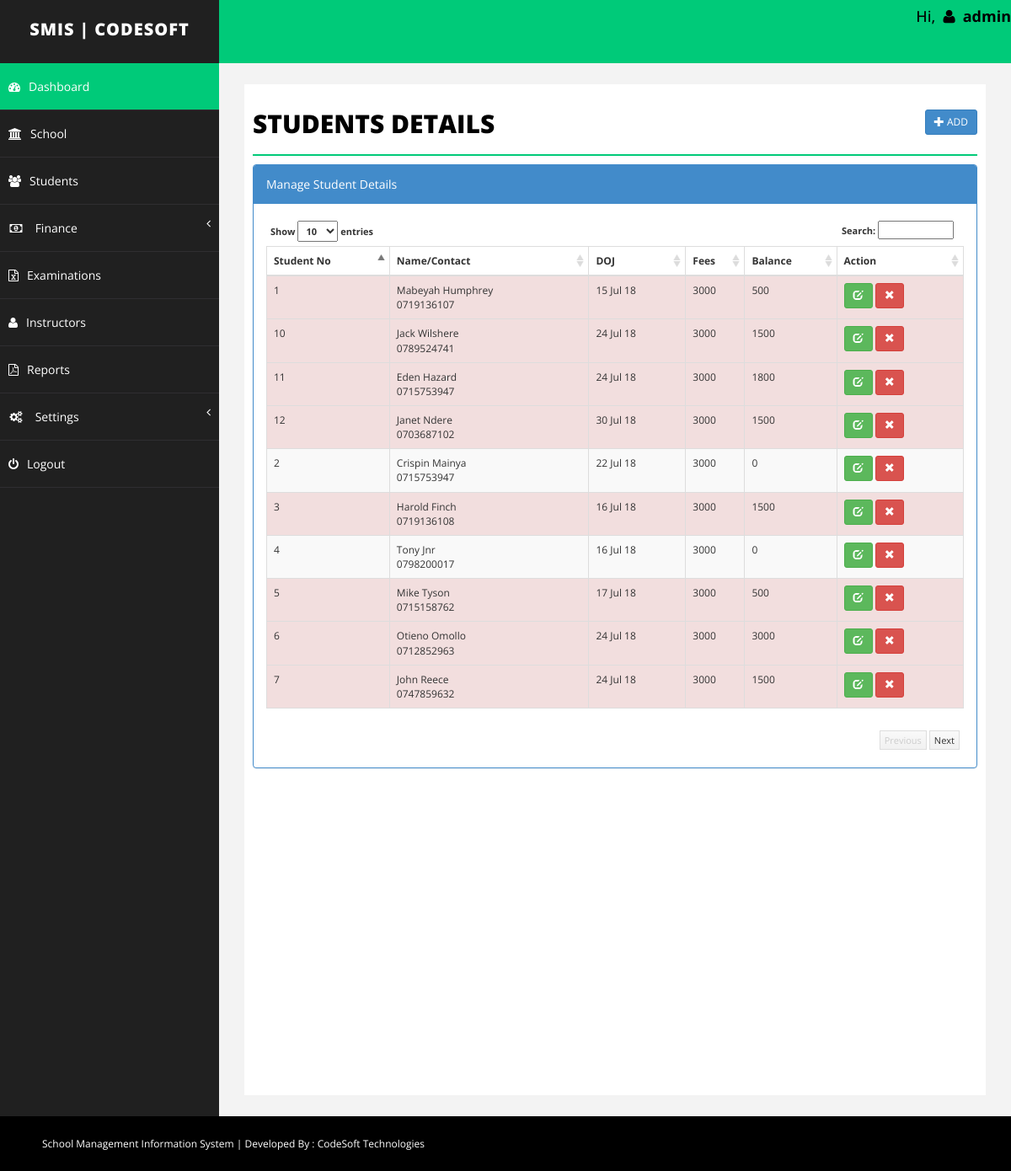
The page /Students/student.php (signed in) on the database as committed earlier.
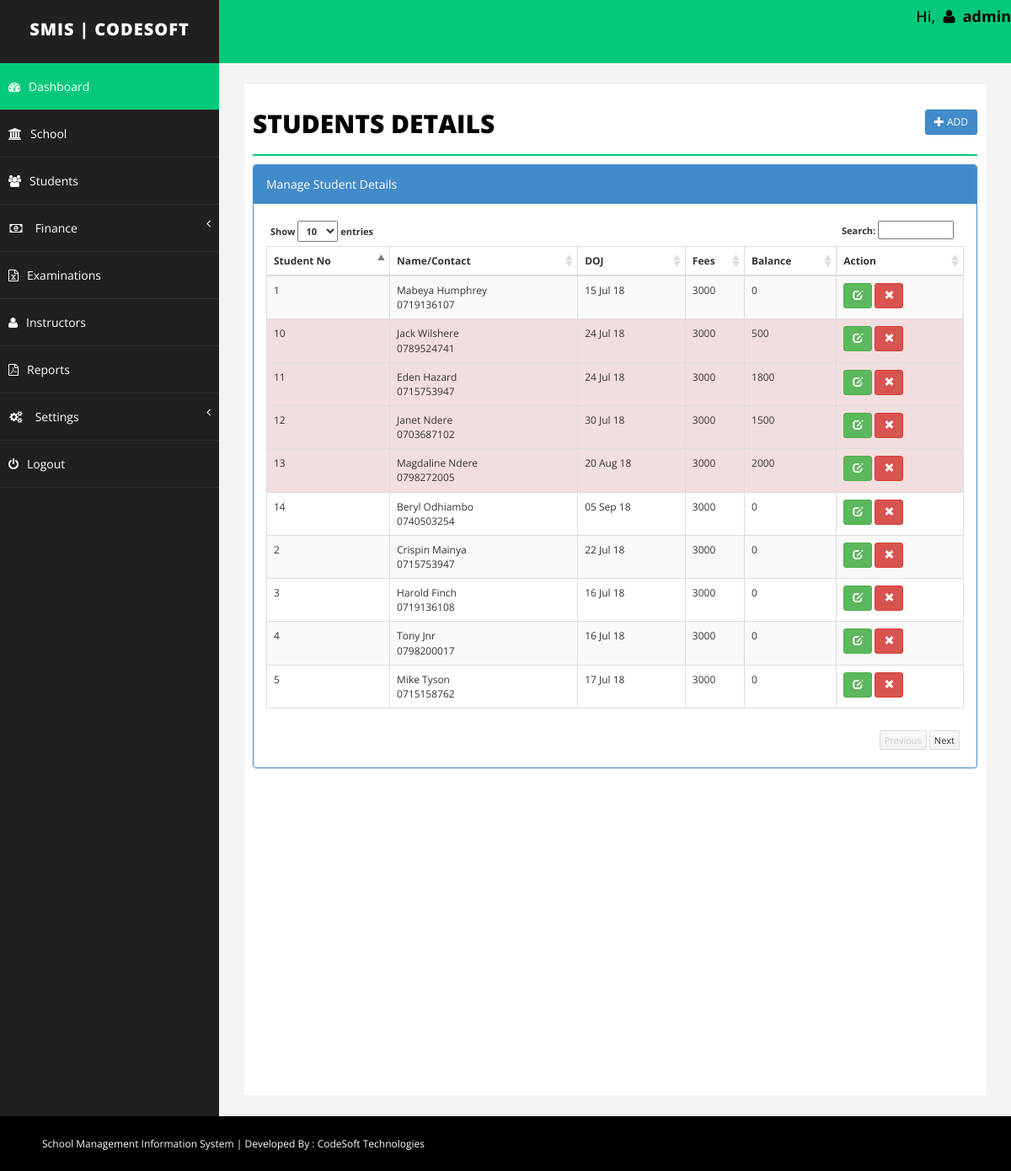
The same page on the database as committed later.
### tables this page shows
CREATE TABLE `student` (
  `id` int(255) NOT NULL,
  `emailid` varchar(255) NOT NULL,
  `sname` varchar(255) NOT NULL,
  `joindate` datetime NOT NULL,
  `about` text NOT NULL,
  `contact` varchar(255) NOT NULL,
  `fees` int(255) NOT NULL,
  `branch` varchar(255) NOT NULL,
  `balance` int(255) NOT NULL,
  `delete_status` enum('0','1') NOT NULL DEFAULT '0'
);

### Students/student.php (the view, shortened to what the changed rows need)
<?php
	include("../Include/dbconnect.php");
	$id="";
	$emailid='';
	$sname='';
	$joindate = '';
	$remark='';
	$contact='';
	$balance = 0;
	$fees='';
	$about = '';
	$branch='';
	$action = "add";
?>
<!DOCTYPE html>
<html xmlns="http://www.w3.org/1999/xhtml">
<head>
	<?php include("../Include/links.php"); ?>
</head>
<?php
	include("../Include/header.php");
?>
        <div id="page-wrapper">
            <div id="page-inner">
                <div class="row">
                    <div class="col-md-12">
                        <h1 class="page-head-line">Students Details
							<?php
								echo (isset($_GET['action']) && @$_GET['action']=="add" || @$_GET['action']=="edit")?
								' <a href="student.php" class="btn btn-primary btn-sm pull-right">Back <i class="glyphicon glyphicon-arrow-right"></i></a>':'<a href="student.php?action=add" class="btn btn-primary btn-sm pull-right"><i class="glyphicon glyphicon-plus"></i> Add </a>';
							?>
						</h1>
                    </div>
                </div>
				<?php
				if(isset($_GET['action']) && @$_GET['action']=="add" || @$_GET['action']=="edit")
				{
				?>
				<script type="text/javascript" src="../../js/validation/jquery.validate.min.js"></script>
                	<div class="row">
						<div class="col-sm-10 col-sm-offset-1">
               				<div class="panel panel-primary">
								<div class="panel-heading">
									<?php echo ($action=="add")? "Add Student": "Edit Student"; ?>
								</div>
								<form action="student.php" method="post" id="signupForm1" class="form-horizontal">
                        		<div class="panel-body">
									<fieldset class="scheduler-border" >
						 				<legend  class="scheduler-border">Personal Information:</legend>
											<div class="form-group">
												<label class="col-sm-2 control-label" for="Old">Name* </label>
												<div class="col-sm-10">
													<input type="text" class="form-control" id="sname" name="sname" value="<?php echo $sname;?>"  />
												</div>
											</div>
											<div class="form-group">
													<label class="col-sm-2 control-label" for="Old">Contact* </label>
													<div class="col-sm-10">
														<input type="text" class="form-control" id="contact" name="contact" value="<?php echo $contact;?>" maxlength="10" />
													</div>
											</div>
											<div class="form-group">
												<label class="col-sm-2 control-label" for="Old">Branch* </label>
												<div class="col-sm-10">
													<select  class="form-control" id="branch" name="branch" >
														<option value="" >Select Branch</option>
														<?php
															$sql = "select * from branch where delete_status='0' order by branch.branch asc";
															$q = $conn->query($sql);
															while($r = $q->fetch_assoc())
															{
															echo '<option value="'.$r['id'].'"  '.(($branch==$r['id'])?'selected="selected"':'').'>'.$r['branch'].'</option>';
															}
														?>
													</select>
												</div>
											</div>
											<div class="form-group">
												<label class="col-sm-2 control-label" for="Old">DOJ* </label>
													<div class="col-sm-10">
														<input type="text" class="form-control" id="joindate" name="joindate" value="<?php echo  ($joindate!='')?date("Y-m-d", strtotime($joindate)):'';?>" style="background-color: #fff;" readonly />
													</div>
											</div>
						 			</fieldset>
									<fieldset class="scheduler-border" >
						 				<legend  class="scheduler-border">Fee Information:</legend>
										<div class="form-group">
												<label class="col-sm-2 control-label" for="Old">Total Fees* </label>
												<div class="col-sm-10">
													<input type="text" class="form-control" id="fees" name="fees" value="<?php echo $fees;?>" <?php echo ($action=="update")?"disabled":""; ?>  />
												</div>
										</div>
										<?php
										if($action=="add")
										{
										?>
										<div class="form-group">
												<label class="col-sm-2 control-label" for="Old">Advance Fee* </label>
												<div class="col-sm-10">
													<input type="text" class="form-control" id="advancefees" name="advancefees" readonly   />
												</div>
										</div>
										<?php
										}
										?>
										<div class="form-group">
												<label class="col-sm-2 control-label" for="Old">Balance </label>
												<div class="col-sm-10">
													<input type="text" class="form-control"  id="balance" name="balance" value="<?php echo $balance;?>" disabled />
												</div>
										</div>
										<?php
										if($action=="add")
										{
										?>
										<div class="form-group">
											<label class="col-sm-2 control-label" for="Password">Fee Remark </label>
											<div class="col-sm-10">
												<textarea class="form-control" id="remark" name="remark"><?php echo $remark;?></textarea >
											</div>
										</div>
										<?php
										}
										?>
									</fieldset>
							 		<fieldset class="scheduler-border" >
						 				<legend  class="scheduler-border">Optional Information:</legend>
										<div class="form-group">
											<label class="col-sm-2 control-label" for="Password">About Student </label>
											<div class="col-sm-10">
												<textarea class="form-control" id="about" name="about"><?php echo $about;?></textarea >
											</div>
										</div>
										<div class="form-group">
											<label class="col-sm-2 control-label" for="Old">Email Id </label>
											<div class="col-sm-10">
												<input type="text" class="form-control" id="emailid" name="emailid" value="<?php echo $emailid;?>"  />
											</div>
										</div>
									</fieldset>
									<div class="form-group">
										<div class="col-sm-8 col-sm-offset-2">
											<input type="hidden" name="id" value="<?php echo $id;?>">
											<input type="hidden" name="action" value="<?php echo $action;?>">
											<button type="submit" name="save" class="btn btn-primary">Save </button>
										</div>
									</div>
                         		</div>
							</form>
                        </div>
                    </div>
                </div>
			<script type="text/javascript">
				$( document ).ready( function () {
				$( "#joindate" ).datepicker({
					dateFormat:"yy-mm-dd",
					changeMonth: true,
					changeYear: true,
					yearRange: "1970:<?php echo date('Y');?>"
					});
				if($("#signupForm1").length > 0)
				{
				<?php if($action=='add')
				{
				?>
				$( "#signupForm1" ).validate( {
					rules: {
						sname: "required",
						joindate: "required",
						emailid: "email",
						branch: "required",
					contact: {
						required: true,
						digits: true
					},
					fees: {
						required: true,
						digits: true
					},
					advancefees: {
						required: true,
						digits: true
					},
				},
				<?php
				}else
				{
				?>
				$( "#signupForm1" ).validate( {
					rules: {
						sname: "required",
						joindate: "required",
						emailid: "email",
						branch: "required",
						contact: {
							required: true,
							digits: true
						}
					},
					<?php
					}
					?>
					errorElement: "em",
					errorPlacement: function ( error, element ) {
						// Add the `help-block` class to the error element
						error.addClass( "help-block" );
						// Add `has-feedback` class to the parent div.form-group
						// in order to add icons to inputs
						element.parents( ".col-sm-10" ).addClass( "has-feedback" );
						if ( element.prop( "type" ) === "checkbox" ) {
							error.insertAfter( element.parent( "label" ) );
						} else {
							error.insertAfter( element );
						}
						// Add the span element, if doesn't exists, and apply the icon classes to it.
						if ( !element.next( "span" )[ 0 ] ) {
							$( "<span class='glyphicon glyphicon-remove form-control-feedback'></span>" ).insertAfter( element );
						}
					},
					success: function ( label, element ) {
						// Add the span element, if doesn't exists, and apply the icon classes to it.
						if ( !$( element ).next( "span" )[ 0 ] ) {
							$( "<span class='glyphicon glyphicon-ok form-control-feedback'></span>" ).insertAfter( $( element ) );
						}
					},
					highlight: function ( element, errorClass, validClass ) {
						$( element ).parents( ".col-sm-10" ).addClass( "has-error" ).removeClass( "has-success" );
						$( element ).next( "span" ).addClass( "glyphicon-remove" ).removeClass( "glyphicon-ok" );
					},
					unhighlight: function ( element, errorClass, validClass ) {
						$( element ).parents( ".col-sm-10" ).addClass( "has-success" ).removeClass( "has-error" );
						$( element ).next( "span" ).addClass( "glyphicon-ok" ).removeClass( "glyphicon-remove" );
					}
				} );
				}
				} );
				$("#fees").keyup( function(){
					$("#advancefees").val("");
					$("#balance").val(0);
					var fee = $.trim($(this).val());
					if( fee!='' && !isNaN(fee))
					{
						$("#advancefees").removeAttr("readonly");
						$("#balance").val(fee);
						$('#advancefees').rules("add", {
							max: parseInt(fee)
						});
					}
					else{
						$("#advancefees").attr("readonly","readonly");
					}
				});
				$("#advancefees").keyup( function(){
					var advancefees = parseInt($.trim($(this).val()));
					var totalfee = parseInt($("#fees").val());
					if( advancefees!='' && !isNaN(advancefees) && advancefees<=totalfee)
					{
						var balance = totalfee-advancefees;
						$("#balance").val(balance);
					}
					else{
						$("#balance").val(totalfee);
					}
				});
			</script>
			<?php
				}else{
			?>
			<link href="../../css/datatable/datatable.css" rel="stylesheet" />
			<div class="panel panel-primary">
                <div class="panel-body">
                    <div class="table-sorting table-responsive">
                        <table class="table table-striped table-bordered table-hover" id="tSortable22">
                            <thead>
                                <tr>
                                    <th>Student No</th>
                                    <th>Name/Contact</th>
                                    <th>DOJ</th>
                                    <th>Fees</th>
									<th>Balance</th>
									<th>Action</th>
                                </tr>
                            </thead>
                            <tbody>
								<?php
									$sql = "select * from student where delete_status='0'";
									$q = $conn->query($sql);
									$i=1;
									while($r = $q->fetch_assoc())
									{
									echo '<tr '.(($r['balance']>0)?'class="danger"':'').'>
                                            <td>'.$i.'</td>
                                            <td>'.$r['sname'].'<br/>'.$r['contact'].'</td>
                                            <td>'.date("d M y", strtotime($r['joindate'])).'</td>
                                            <td>'.$r['fees'].'</td>
											<td>'.$r['balance'].'</td>
											<td>
												<a href="student.php?action=edit&id='.$r['id'].'" class="btn btn-success btn-sm"><span class="glyphicon glyphicon-edit"></span></a>
												<a onclick="return confirm(\'Are you sure you want to delete this record\');" href="student.php?action=delete&id='.$r['id'].'" class="btn btn-danger btn-sm"><span class="glyphicon glyphicon-remove"></span></a>
											</td>
                                        </tr>';
										$i++;
									}
								?>
                            </tbody>
                        </table>
                    </div>
                </div>
            </div>
			<?php
			}
			?>
        </div>
    </div>
</div>
</body>
</html>

Rows that differ between the two databases and show on the page:
no longer on this page (row unchanged): student: sname "Otieno Omollo", contact "0712852963", joindate "24 Jul 18", fees "3000", balance "3000"
no longer on this page (row unchanged): student: sname "John Reece", contact "0747859632", joindate "24 Jul 18", fees "3000", balance "1500"
changed student "15 Jul 18": sname "Mabeyah Humphrey" → "Mabeya Humphrey"; balance "500" → "0"
changed student "Harold Finch": balance "1500" → "0"
changed student "Mike Tyson": balance "500" → "0"
changed student "Jack Wilshere": balance "1500" → "500"
added student: sname "Magdaline Ndere", contact "0798272005", joindate "20 Aug 18", fees "3000", balance "2000"
added student: sname "Beryl Odhiambo", contact "0740503254", joindate "05 Sep 18", fees "3000", balance "0"
